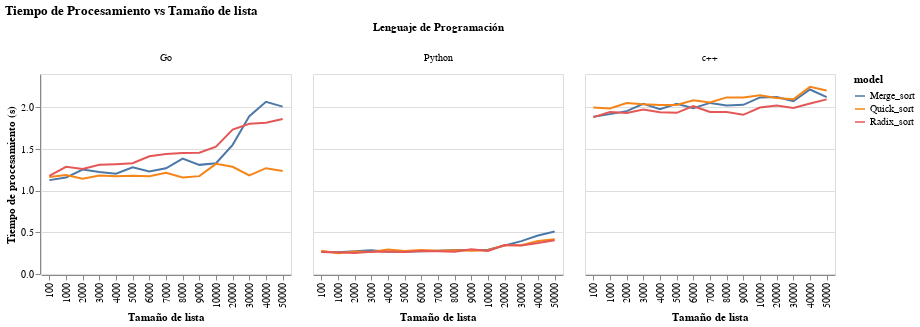

The cell this chart's notebook holds for it:
### Code cell
alt.Chart(data_2, title='Tiempo de Procesamiento vs Tamaño de lista').mark_line().encode(
    alt.X('muestra:O', title='Tamaño de lista'),
    alt.Y('mean:Q',title="""Tiempo de procesamiento (s)"""),
    alt.Color('model'),
    alt.Column('language', title='Lenguaje de Programación'),
    tooltip = alt.Tooltip(['mean:Q','muestra:Q']),
    #detail='model'
).transform_filter(
    alt.FieldOneOfPredicate(field='model', oneOf=['Radix_sort','Merge_sort','Quick_sort']),#'Insertion_sort'])
    #alt.FieldOneOfPredicate(field='language', oneOf=['Go']),
).properties(
    width=250,
    height=200
)

### Figure 1 — Vega-Lite specification as saved in the notebook (floating-point values rounded to 4 significant figures; data arrays with more than 128 entries replaced by an {"elided": "..."} marker saying what was removed)
{"config": {"view": {"continuousWidth": 400, "continuousHeight": 300}}, "data": {"name": "data-64db81451e9ac3682f5c778b677742b6"}, "mark": "line", "encoding": {"color": {"field": "model", "type": "nominal"}, "column": {"field": "language", "title": "Lenguaje de Programación", "type": "nominal"}, "tooltip": [{"field": "mean", "type": "quantitative"}, {"field": "muestra", "type": "quantitative"}], "x": {"field": "muestra", "title": "Tamaño de lista", "type": "ordinal"}, "y": {"field": "mean", "title": "Tiempo de procesamiento (s)", "type": "quantitative"}}, "height": 200, "title": "Tiempo de Procesamiento vs Tamaño de lista", "transform": [{"filter": {"field": "model", "oneOf": ["Radix_sort", "Merge_sort", "Quick_sort"]}}], "width": 250, "$schema": "https://vega.github.io/schema/vega-lite/v4.17.0.json", "datasets": {"data-64db81451e9ac3682f5c778b677742b6": {"elided": "180 records"}}}
